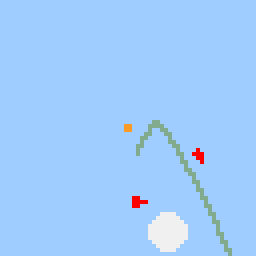
#> input picture results/gifs/policy_image_jan16-4.gif, 64 x 64 px (shown 4 times larger)
$ python plot_observations.py
#> lines starting #> are read from the running program, lines starting #| are printed output that depends on the picture
# %%

import matplotlib.pyplot as plt
from PIL import Image, ImageSequence

filename = "gifs/policy_image_jan16-4.gif"

plt.style.use("ggplot")
#%%
# Open the GIF
with Image.open(filename) as im:
    # Create a figure with 10 columns and 1 row
#> im is the input picture: PIL image 64x64 P; mean R, G, B, A 161.4, 204.3, 251.8, 255
    fig, axes = plt.subplots(1, 10, figsize=(20, 5))
    # Iterate over the first ten frames
    print(f"{len(list(ImageSequence.Iterator(im)))} frames")
#| 756 frames
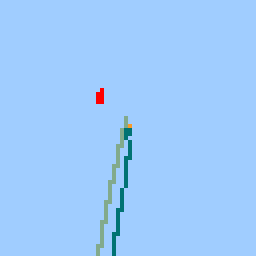
#> im: PIL image 64x64 RGBA (shown 4 times larger); mean R, G, B, A 158.4, 203.5, 252.1, 255
    for i, frame in enumerate(ImageSequence.Iterator(im)):
        if i == 10:
            break
        # Plot each frame in the corresponding subplot
        axes[i].imshow(frame)
        axes[i].set_adjustable("box")
        axes[i].axis('off')
        title_offset = -0.3
        axes[i].set_title(f"t = {i}", y=title_offset)
#> this loop made 11 passes
        # axes[i].set_title(f"t = {i}")
    # plt.subplots_adjust(wspace=0, hspace=0)
    plt.show()
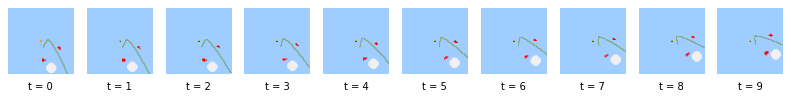
#> figure drawn by matplotlib, 10 panels
    fig.savefig("someframes.pdf")
# %%
import matplotlib.pyplot as plt
import math
from PIL import Image
import copy

# Activate latex in matplotlib
plt.rc('text', usetex=True)
plt.rc('font', family='serif')

ncols = 5
n_every = 50

# Open the GIF
with Image.open(filename) as im:
    # Get the total number of frames
    nframes = len(list(ImageSequence.Iterator(im)))
#> nframes = 756
    # Calculate the number of rows
    nrows = math.ceil(nframes / (ncols * n_every))
#> nrows = 4
    print("nrows", nrows)
#| nrows 4
    # Create a figure with ncols columns and nrows rows
    fig, axes = plt.subplots(nrows, ncols, figsize=(20, 20))
    # Flatten the axes array to make it 1-dimensional
    # axes = axes.ravel()
    # Iterate over all frames
    frames = ImageSequence.all_frames(im)
#> frames = 756 items


    for i in range(nframes):
        if i % n_every == 0:
            frame = frames[i]
            print(frame)
            i_row = i // (ncols * n_every)
            i_col = (i // n_every) % ncols
            print(f"i = {i}")
            # j = i // n_every
            # print(f"j = {j}")
            # Plot each frame in the corresponding subplot
            ax = axes[i_row][i_col]
            ax.imshow(frame)
            ax.set_adjustable("box")
            ax.axis('off')
            title_offset = -0.1
            ax.set_title(r"$t = $", y=title_offset)
#> this loop made 756 passes
#| <PIL.Image.Image image mode=P size=64x64 at 0x7F0D52EF7A50>
#| <PIL.Image.Image image mode=RGBA size=64x64 at 0x7F0D52B1A8D0>
#| <PIL.Image.Image image mode=RGBA size=64x64 at 0x7F0D52929FD0>
#| <PIL.Image.Image image mode=RGBA size=64x64 at 0x7F0D5292D750>
#| <PIL.Image.Image image mode=RGBA size=64x64 at 0x7F0D52938D50>
#| <PIL.Image.Image image mode=RGBA size=64x64 at 0x7F0D52940490>
#| <PIL.Image.Image image mode=RGBA size=64x64 at 0x7F0D52943A50>
#| <PIL.Image.Image image mode=RGBA size=64x64 at 0x7F0D5294AF90>
#> (further printed lines are left out)
    plt.subplots_adjust(wspace=0, hspace=0)
    plt.show()
# %%
